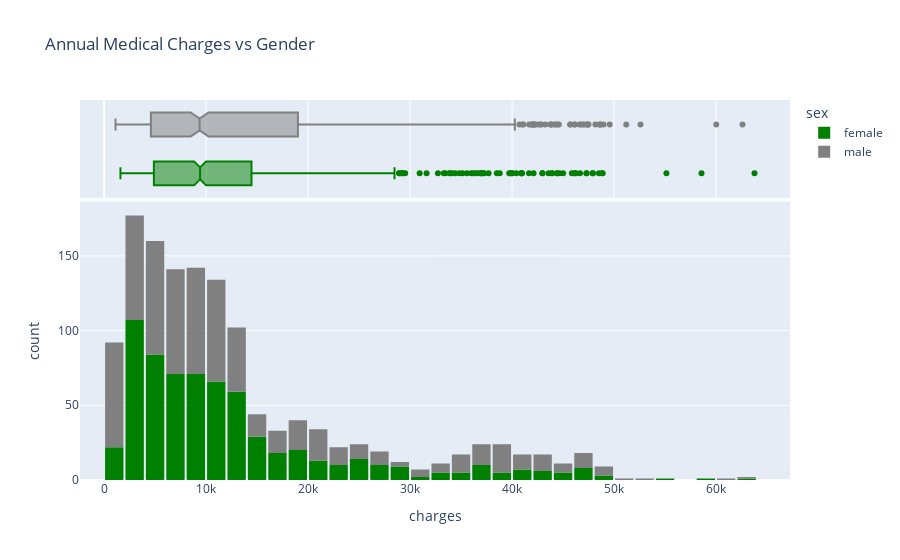

Write notebook code for a chart like this one.
### Code cell
fig = px.histogram(medical_df, 
                   x='charges', 
                   marginal='box', 
                   color='sex', 
                   color_discrete_sequence=['green', 'grey'], 
                   title='Annual Medical Charges vs Gender')
fig.update_layout(bargap=0.1)
fig.show()

### Figure 1 — Plotly figure (JSON) as saved in the notebook; plotly's stock layout.template omitted (floating-point values rounded to 4 significant figures; data arrays with more than 128 entries replaced by an {"elided": "..."} marker saying what was removed)
{"data": [{"alignmentgroup": "True", "bingroup": "x", "hovertemplate": "sex=female<br>charges=%{x}<br>count=%{y}<extra></extra>", "legendgroup": "female", "marker": {"color": "green", "pattern": {"shape": ""}}, "name": "female", "offsetgroup": "female", "orientation": "v", "showlegend": true, "type": "histogram", "x": {"elided": "662 float values"}, "xaxis": "x", "yaxis": "y"}, {"alignmentgroup": "True", "hovertemplate": "sex=female<br>charges=%{x}<extra></extra>", "legendgroup": "female", "marker": {"color": "green"}, "name": "female", "notched": true, "offsetgroup": "female", "showlegend": false, "type": "box", "x": {"elided": "662 float values"}, "xaxis": "x2", "yaxis": "y2"}, {"alignmentgroup": "True", "bingroup": "x", "hovertemplate": "sex=male<br>charges=%{x}<br>count=%{y}<extra></extra>", "legendgroup": "male", "marker": {"color": "grey", "pattern": {"shape": ""}}, "name": "male", "offsetgroup": "male", "orientation": "v", "showlegend": true, "type": "histogram", "x": {"elided": "676 float values"}, "xaxis": "x", "yaxis": "y"}, {"alignmentgroup": "True", "hovertemplate": "sex=male<br>charges=%{x}<extra></extra>", "legendgroup": "male", "marker": {"color": "grey"}, "name": "male", "notched": true, "offsetgroup": "male", "showlegend": false, "type": "box", "x": {"elided": "676 float values"}, "xaxis": "x2", "yaxis": "y2"}], "layout": {"bargap": 0.1, "barmode": "relative", "legend": {"title": {"text": "sex"}, "tracegroupgap": 0}, "title": {"text": "Annual Medical Charges vs Gender"}, "xaxis": {"anchor": "y", "domain": [0, 1], "title": {"text": "charges"}}, "xaxis2": {"anchor": "y2", "domain": [0, 1], "matches": "x", "showgrid": true, "showticklabels": false}, "yaxis": {"anchor": "x", "domain": [0, 0.7326], "title": {"text": "count"}}, "yaxis2": {"anchor": "x2", "domain": [0.7426, 1], "matches": "y2", "showgrid": false, "showline": false, "showticklabels": false, "ticks": ""}}}
